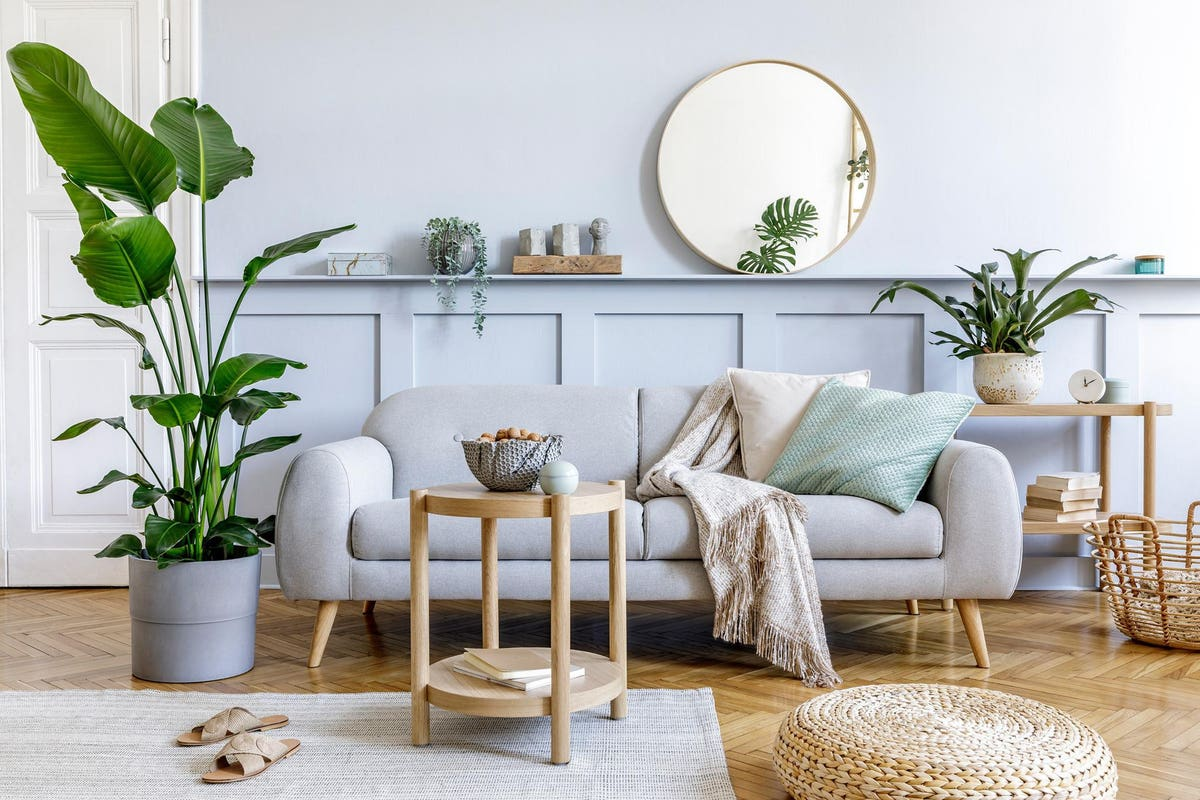
#> input picture data/homw.jpg, 1200 x 800 px
$ python thresholding.py
#> lines starting #> are read from the running program, lines starting #| are printed output that depends on the picture; after the words box and inside, x2 and y2 are one past the last pixel; in counts of white or black regions, pixels touching at a corner belong together
import cv2 as cv

img = cv.imread('./data/homw.jpg')
#> img is the input picture: shape (800, 1200, 3); mean B, G, R 178.4, 183, 183.3
cv.imshow("img" , img)

grey = cv.cvtColor(img , cv.COLOR_BGR2GRAY)
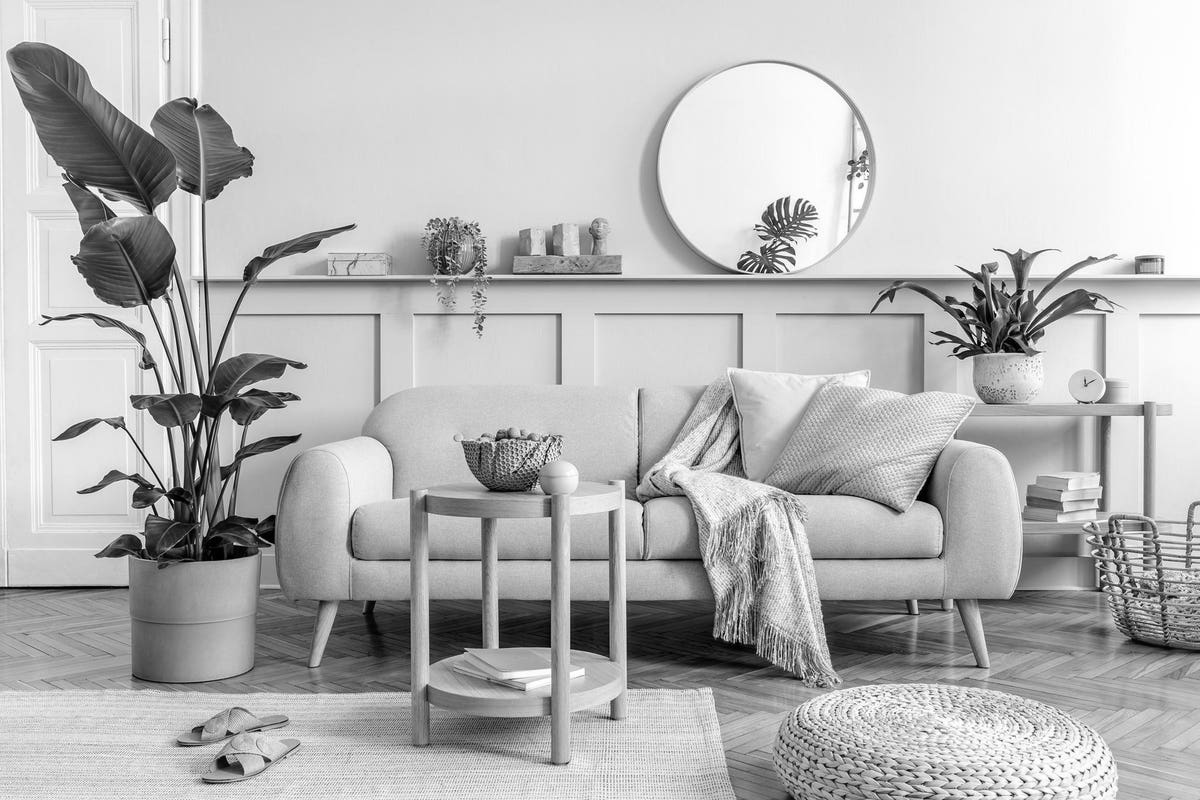
#> grey: shape (800, 1200); min 0, max 255, mean 182.6

#simple threshold--->it converts the image into binary and compare its pixel value to its thres vale which is 150.
#if pixel is greater then 150 then it is set to 255 which is white
#if pixel is lesser then 150 then it is set to 0 which is black

threshold , thres = cv.threshold(grey, 150 , 255 , cv.THRESH_BINARY)
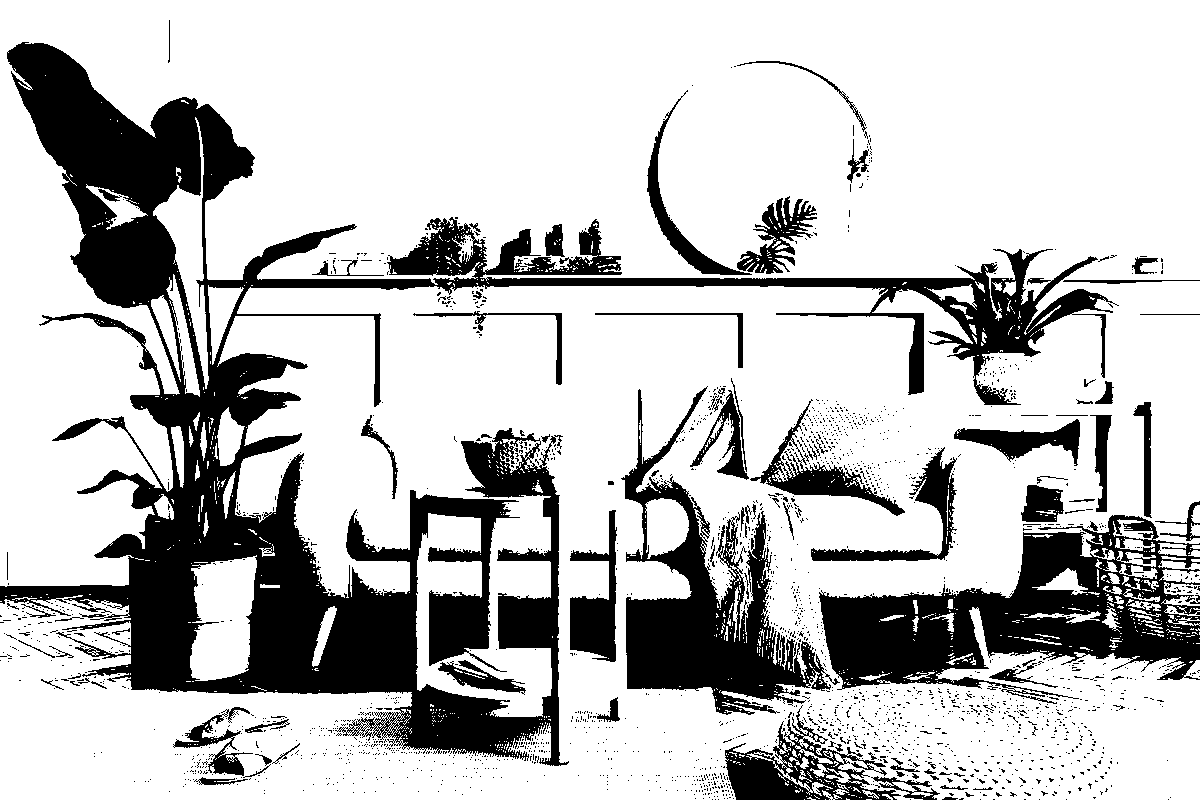
#> thres: shape (800, 1200); 75.8% white; 2171 black regions (2075 under 20 px), largest, box (x1, y1, x2, y2) and area: (0, 42, 1119, 766) 135553, (819, 515, 1200, 704) 31804, (621, 386, 840, 715) 22174
cv.imshow("Threshold" , thres)

threshold , thres_inv = cv.threshold(grey , 150 , 255 , cv.THRESH_BINARY_INV)
cv.imshow("Threshold inv",thres_inv)

#adaptive threshold
absolute = cv.adaptiveThreshold(grey , 255 ,cv.ADAPTIVE_THRESH_MEAN_C , cv.THRESH_BINARY , 15 , 10)
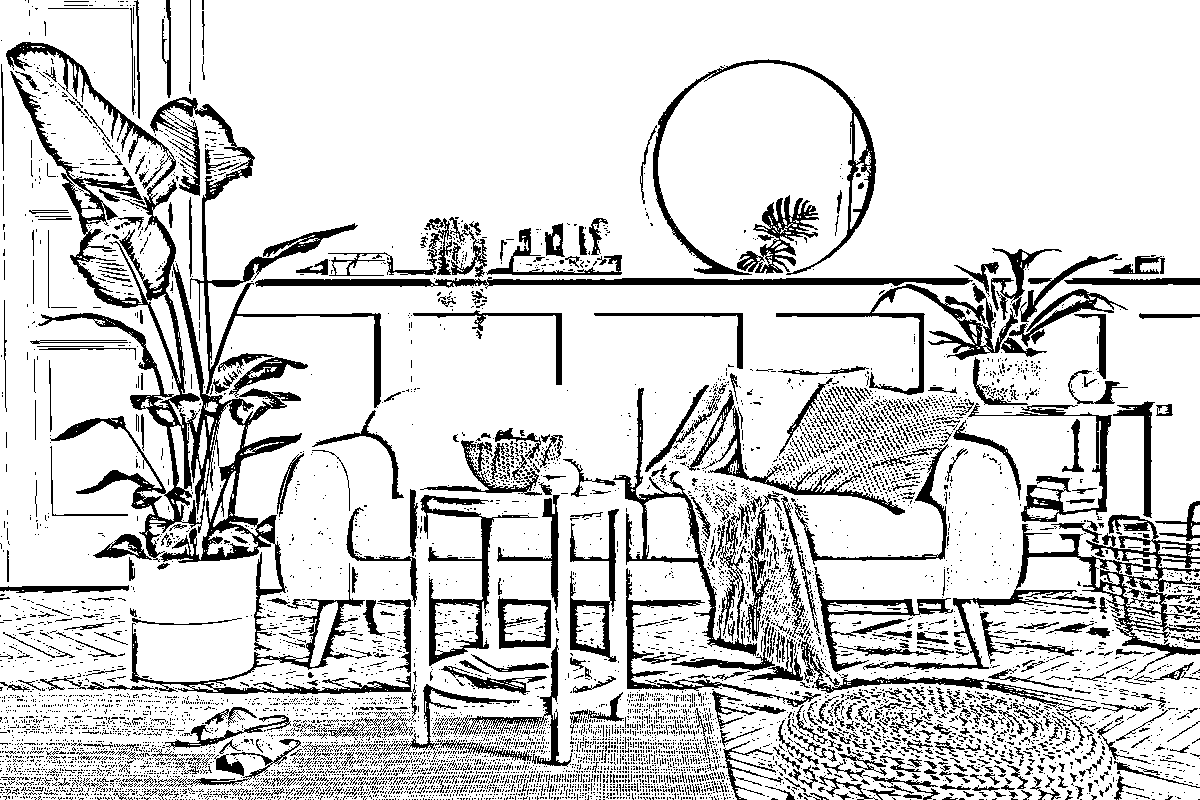
#> absolute: shape (800, 1200); 83.2% white; 7762 black regions (7186 under 20 px), largest, box (x1, y1, x2, y2) and area: (6, 42, 381, 651) 26489, (863, 514, 1200, 676) 7402, (255, 277, 973, 289) 4512
cv.imshow("Adaptive thres" , absolute)

#(CV.ADAPTIVE_THRESH_MEAN_C)in adaptive threshold if the mean value (i.e mean value of 10 pixel of image ) is greater then 15 then it becomes 255, if not
#then it becomes 0

#(cv.AADAPTIVE_THRESH_GAUSSIAN_C)in gaussian blur methode it make the window of 10 and calculate the its pixel, therefore if the value is greater then 15 it becomes 25, if
# no then it gives  0


cv.waitKey(0)
